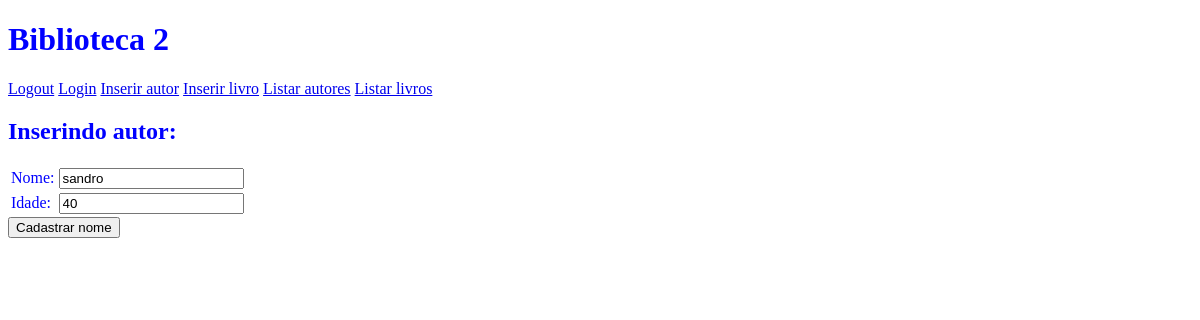
The page /listarautores/1/alterar on the database as committed earlier.
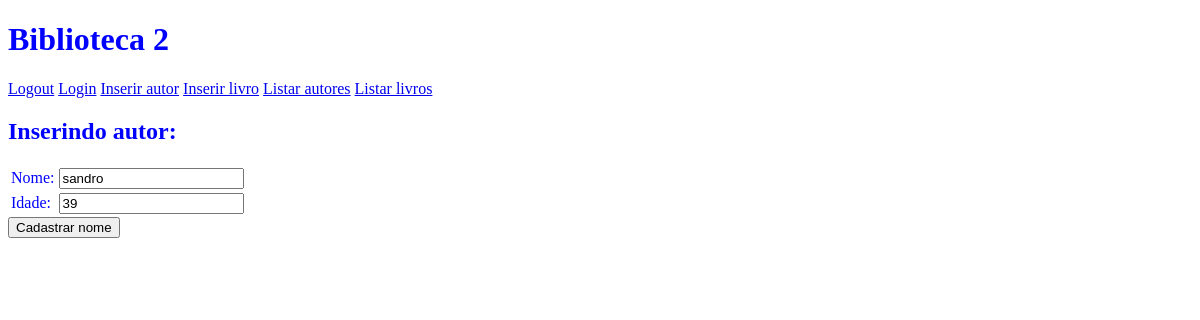
The same page on the database as committed later.
### biblioteca/models.py (models this page shows, shortened)
class Autor(models.Model):
    nome = models.CharField(max_length=64)
    idade = models.IntegerField()

### biblioteca/views.py (the view, shortened to what this page needs)
def alterarautor(request, id):
    autor = get_object_or_404(Autor, pk=id)
    return render(request, 'biblioteca/alterarautor.html', {"autor": autor})

### biblioteca/templates/biblioteca/alterarautor.html (shortened to what this page needs)
{% extends 'biblioteca/layout.html' %}
{% block body %}
<h2>Inserindo autor:</h2>
<form action="{% url 'alterarautor' autor.id %}" method="post">
    <table>
        <tbody>
            <tr>
                <td><label>Nome:</label></td>
                <td><input type="text" class="nome1" name="nome2" placeholder="digite seu nome aqui" autofocus
                        value="{{autor.nome}}"><br></td>
            </tr>
            <tr>
                <td><label>Idade:</label></td>
                <td><input type="number" class="numero1" name="numero2" placeholder="digite sua idade aqui"
                        value={{autor.idade}}><br></td>
            </tr>
        </tbody>
    </table>
    <button type="submit">Cadastrar nome</button>
</form>
{% endblock %}

Rows that differ between the two databases and show on the page:
changed Autor "sandro": numero2 "40" → "39"
